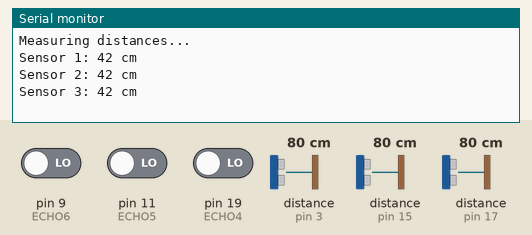
A sketch run on a simulated Arduino Uno, built with avr-gcc and run on an emulated ATmega328P. Parts: the last lines printed to the serial monitor. Wiring (inferred from the names in the program): 3 × ultrasonic range finder: trigger pin 2, echo pin 3 / trigger pin 14, echo pin 15 / trigger pin 16, echo pin 17. Inputs (shaded band) come from the test bench; at power-on: pin 19 (ECHO4) LOW, pin 11 (ECHO5) LOW, pin 9 (ECHO6) LOW, distance to the obstacle (sensors on pin 3, pin 15, pin 17) 80 cm. The echo pulse lasts 58.3 µs per cm.

Above: at 0.8 s.
0.9 s: pin 19 (ECHO4) driven HIGH
At 1.8 s:
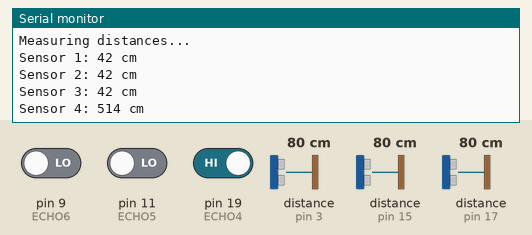
2.4 s: pin 11 (ECHO5) driven HIGH
At 3.0 s:
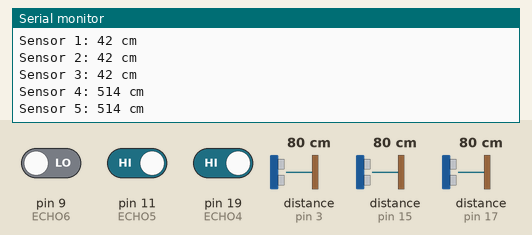
Timing chart, 0 to 5.4 s (numbered marks = the images above; inputs shaded):
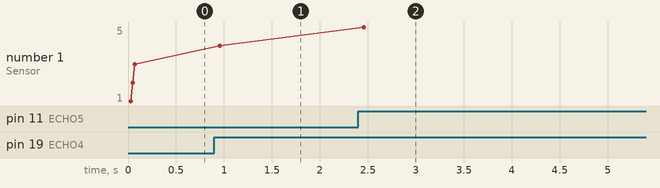

Measured:
- after the input at 0.9 s, the serial monitor: prints a new line after 0.06 s (image 1)
- after the input at 2.4 s, the serial monitor: prints a new line after 0.06 s (image 2)
- plotted number 1: 3 → 4 after the input at 0.9 s, 4 → 5 after the input at 2.4 s

The sketch:

ultrasonic.ino
```cpp
#include <avr/io.h>
#include <util/delay.h>
#include <stdio.h>

#define TRIG1 PD2
#define ECHO1 PD3

#define TRIG2 PC0  // A0
#define ECHO2 PC1  // A1

#define TRIG3 PC2  // A2
#define ECHO3 PC3  // A3

#define TRIG4 PC4  // A4
#define ECHO4 PC5  // A5

#define TRIG5 PB2
#define ECHO5 PB3

#define TRIG6 PB0
#define ECHO6 PB1

uint16_t d1, d2, d3, d4, d5, d6;

void uart_init(unsigned int ubrr) {
    UBRR0H = (unsigned char)(ubrr >> 8);
    UBRR0L = (unsigned char)ubrr;

    UCSR0B = (1 << TXEN0); // Enable transmitter
    UCSR0C = (1 << UCSZ01) | (1 << UCSZ00); // 8-bit data
}

void uart_transmit(unsigned char data) {
    while (!(UCSR0A & (1 << UDRE0)));
    UDR0 = data;
}

void uart_print(const char *str) {
    while (*str) {
        uart_transmit(*str++);
    }
}

void send_trigger(volatile uint8_t *port, uint8_t pin) {
    *port |= (1 << pin);
    _delay_us(10);
    *port &= ~(1 << pin);
}

uint16_t measure_echo(volatile uint8_t *pin_reg, uint8_t pin) {
    uint16_t timer = 0;

    // Wait for echo high
    while (!(*pin_reg & (1 << pin)));
    // Count while echo is high
    while (*pin_reg & (1 << pin)) {
        _delay_us(1);
        timer++;
        if (timer > 30000) break; // Timeout safety
    }

    return timer;
}

void initialize_ultrasonic()
{
    // Set trigger pins as output
    DDRD |= (1 << TRIG1);
    DDRC |= (1 << TRIG2) | (1 << TRIG3) | (1 << TRIG4);  // PC0-PC4 as outputs
    DDRB |= (1 << TRIG5) | (1 << TRIG6);

    // Set echo pins as input
    DDRD &= ~(1 << ECHO1);
    DDRC &= ~((1 << ECHO2) | (1 << ECHO3) | (1 << ECHO4));  // PC1-PC5 as inputs
    DDRB &= ~((1 << ECHO5) | (1 << ECHO6));

    uart_init(103); // Baud 9600 for 16MHz
}

uint16_t read_ultrasonic(volatile uint8_t *port, uint8_t trig_pin, volatile uint8_t *pin_reg, uint8_t echo_pin) {
    send_trigger(port, trig_pin);
    uint16_t echo_time = measure_echo(pin_reg, echo_pin);
    return (echo_time * 0.0343) / 2;  // Convert time to distance in cm
}

int main(void) {
    char buffer[64];

    // Initialize ultrasonic sensors
    initialize_ultrasonic();

    while (1) {
        uart_print("Measuring distances...\r\n");

        // Read from Sensor 1
        d1 = read_ultrasonic(&PORTD, TRIG1, &PIND, ECHO1);
        uart_print("Sensor 1: ");
        sprintf(buffer, "%u cm\r\n", d1);
        uart_print(buffer);

        // Read from Sensor 2
        d2 = read_ultrasonic(&PORTC, TRIG2, &PINC, ECHO2);
        uart_print("Sensor 2: ");
        sprintf(buffer, "%u cm\r\n", d2);
        uart_print(buffer);

        // Read from Sensor 3
        d3 = read_ultrasonic(&PORTC, TRIG3, &PINC, ECHO3);
        uart_print("Sensor 3: ");
        sprintf(buffer, "%u cm\r\n", d3);
        uart_print(buffer);

        // Read from Sensor 4
        d4 = read_ultrasonic(&PORTC, TRIG4, &PINC, ECHO4);
        uart_print("Sensor 4: ");
        sprintf(buffer, "%u cm\r\n", d4);
        uart_print(buffer);

        // Read from Sensor 5
        d5 = read_ultrasonic(&PORTB, TRIG5, &PINB, ECHO5);
        uart_print("Sensor 5: ");
        sprintf(buffer, "%u cm\r\n", d5);
        uart_print(buffer);

        // Read from Sensor 6
        d6 = read_ultrasonic(&PORTB, TRIG6, &PINB, ECHO6);
        uart_print("Sensor 6: ");
        sprintf(buffer, "%u cm\r\n", d6);
        uart_print(buffer);

        // Print all distances
        sprintf(buffer, "S1: %u | S2: %u | S3: %u | S4: %u | S5: %u | S6: %u cm\r\n",
               d1, d2, d3, d4, d5, d6);
        uart_print(buffer);

        _delay_ms(500);  // Delay for a short while before repeating the measurements
    }

    return 0;
}
```
